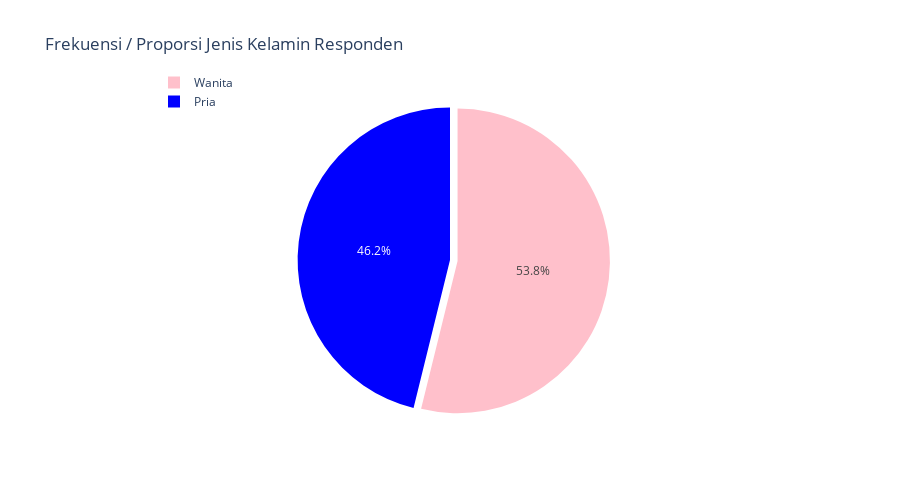

Notebook source saved alongside this figure:
### Code cell
# Soal 1.
# Buat bar chart / pie chart/ donut chart yang menunjukkan perbedaan frekuensi / proporsi jenis kelamin responden.

col = "Jenis Kelamin"
grouped = df[col].value_counts().reset_index()
grouped = grouped.rename(columns = {col : "count", "index" : col})

## plot
trace = go.Pie(labels=grouped[col], values=grouped['count'], pull=[0.05, 0], marker=dict(colors=["pink", "blue"]))
layout = go.Layout(title="Frekuensi / Proporsi Jenis Kelamin Responden", height=500, legend=dict(x=0.1, y=1.1))
usia = go.Figure(data = [trace], layout = layout)
iplot(usia)

### Figure 1 — Plotly figure (JSON) as saved in the notebook; plotly's stock layout.template omitted (floating-point values rounded to 4 significant figures)
{"data": [{"labels": ["Wanita", "Pria"], "marker": {"colors": ["pink", "blue"]}, "pull": [0.05, 0], "type": "pie", "values": [161, 138]}], "layout": {"height": 500, "legend": {"x": 0.1, "y": 1.1}, "title": {"text": "Frekuensi / Proporsi Jenis Kelamin Responden"}}}
